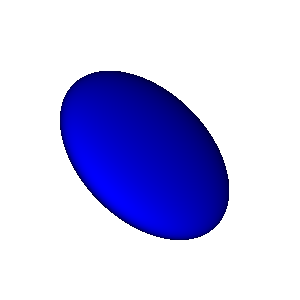

Python code for this plot:
#!/usr/bin/env python

# Demonstrate vtkEllipsoidalGaussianKernel by interpolating a single point
# with scalar and normal data onto a volume, then extracting an isosurface
# showing the anisotropic kernel shape.

# Factory overrides
import vtkmodules.vtkInteractionStyle  # noqa: F401
import vtkmodules.vtkRenderingFreeType  # noqa: F401
import vtkmodules.vtkRenderingOpenGL2  # noqa: F401

from vtkmodules.vtkCommonCore import (
    vtkFloatArray,
    vtkPoints,
)
from vtkmodules.vtkCommonDataModel import (
    vtkImageData,
    vtkPolyData,
)
from vtkmodules.vtkFiltersCore import vtkFlyingEdges3D
from vtkmodules.vtkFiltersModeling import vtkOutlineFilter
from vtkmodules.vtkFiltersPoints import (
    vtkEllipsoidalGaussianKernel,
    vtkPointInterpolator,
)
from vtkmodules.vtkRenderingCore import (
    vtkActor,
    vtkPolyDataMapper,
    vtkRenderWindow,
    vtkRenderWindowInteractor,
    vtkRenderer,
)

# Parameters
res = 250

# Create a volume to interpolate onto
volume = vtkImageData()
volume.SetDimensions(res, res, res)
volume.SetOrigin(0, 0, 0)
volume.SetSpacing(1, 1, 1)
scalars_array = vtkFloatArray()
scalars_array.SetName("scalars")
scalars_array.Allocate(res ** 3)
volume.GetPointData().SetScalars(scalars_array)

center = volume.GetCenter()

# Create a single point with a normal and scalar
one_points = vtkPoints()
one_points.SetNumberOfPoints(1)
one_points.SetPoint(0, center)

one_scalars = vtkFloatArray()
one_scalars.SetNumberOfTuples(1)
one_scalars.SetTuple1(0, 5.0)
one_scalars.SetName("scalarPt")

one_normals = vtkFloatArray()
one_normals.SetNumberOfComponents(3)
one_normals.SetNumberOfTuples(1)
one_normals.SetTuple3(0, 1, 1, 1)
one_normals.SetName("normalPt")

one_data = vtkPolyData()
one_data.SetPoints(one_points)
one_data.GetPointData().SetScalars(one_scalars)
one_data.GetPointData().SetNormals(one_normals)

# Ellipsoidal Gaussian interpolation
e_kernel = vtkEllipsoidalGaussianKernel()
e_kernel.SetKernelFootprintToRadius()
e_kernel.SetRadius(50.0)
e_kernel.UseScalarsOn()
e_kernel.UseNormalsOn()
e_kernel.SetScaleFactor(0.5)
e_kernel.SetEccentricity(3)
e_kernel.NormalizeWeightsOff()

interpolator = vtkPointInterpolator()
interpolator.SetInputData(volume)
interpolator.SetSourceData(one_data)
interpolator.SetKernel(e_kernel)
interpolator.Update()

# Extract isosurface
contour = vtkFlyingEdges3D()
contour.SetInputConnection(interpolator.GetOutputPort())
contour.SetValue(0, 10)

interpolator_mapper = vtkPolyDataMapper()
interpolator_mapper.SetInputConnection(contour.GetOutputPort())

interpolator_actor = vtkActor()
interpolator_actor.SetMapper(interpolator_mapper)

# Outline
outline = vtkOutlineFilter()
outline.SetInputData(volume)

outline_mapper = vtkPolyDataMapper()
outline_mapper.SetInputConnection(outline.GetOutputPort())

outline_actor = vtkActor()
outline_actor.SetMapper(outline_mapper)

# Renderer
renderer = vtkRenderer()
renderer.AddActor(interpolator_actor)
renderer.SetBackground(1, 1, 1)

# Window
render_window = vtkRenderWindow()
render_window.AddRenderer(renderer)
render_window.SetSize(300, 300)
render_window.SetWindowName("ellipsoidal gaussian kernel")

# Interactor
interactor = vtkRenderWindowInteractor()
interactor.SetRenderWindow(render_window)

interactor.Initialize()
interactor.Start()
